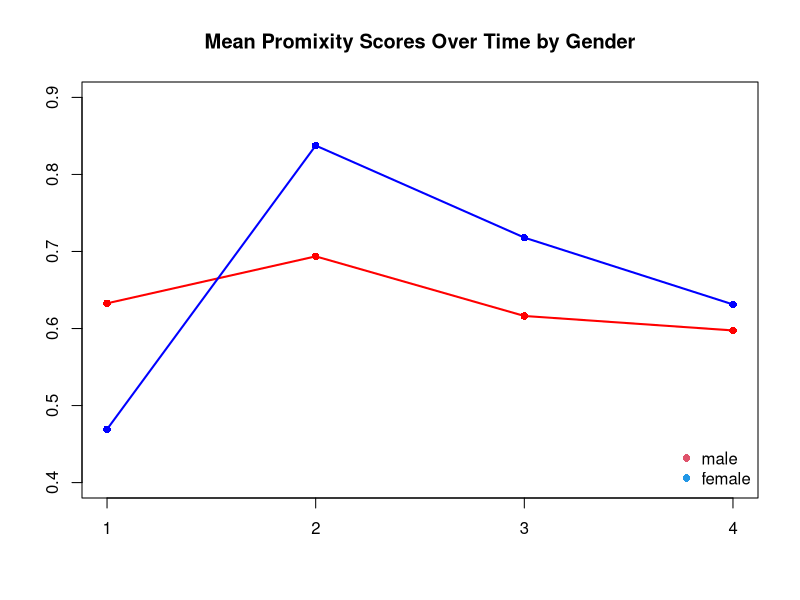
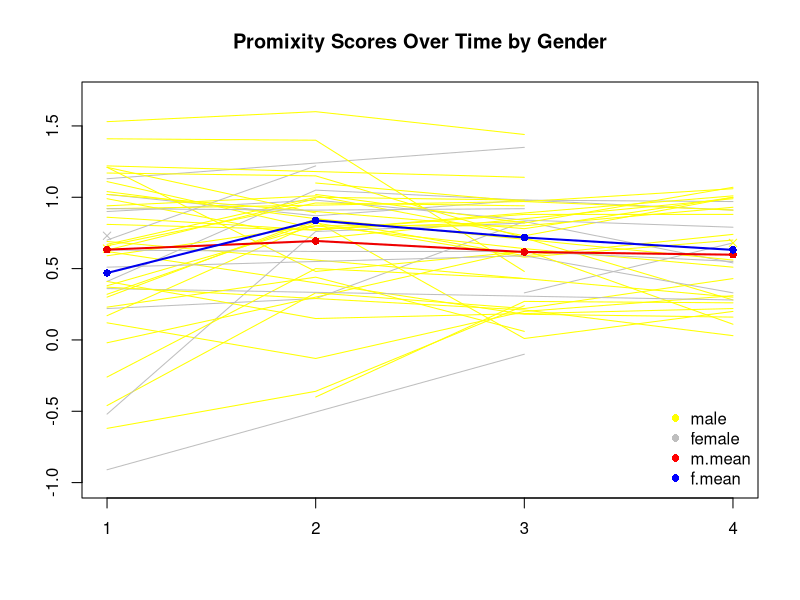

Reproduce these figures in R, in order.
#:::::::::::::::::::::::::::::::::::::::::::::::::::::::::::::::::::::::::::
#:::::::::::::::: HLM longitudinal data analysis using nlme ::::::::::::::::
#:::::::::::::::::::::::::::::::::::::::::::::::::::::::::::::::::::::::::::

library(nlme)  # instead of lme4 to use correlation= & weights= in lme() and to fit "unstructured" using gls()

# :::::::::::::::::::::: PROXIMITY DATA :::::::::::::::::::::::::::

prox <- read.csv("proximity.csv")
head(prox, 15)
tail(prox)                           # teacher ID: 1 to 51

# idfy(prox$teacherid, prox$female)  #"OK": gender is a level-2 variable

dim(prox)
length(table(prox$teacherID))        # of level-2 units
(freq.n.times <- table(prox$time))   # n.times frequencies
(n.per.teacher <- table(prox$teacherID))        # n.obs per level-2 units 
(freq.n.per.teacher <- table(n.per.teacher))    # n.per.teacher frequencies 
sum(freq.n.times)                    # level-1 sample size 
sum(freq.n.per.teacher)              # level-2 sample size



# :::::::::::::  TABLES (gender*time) :::::::::::::::

with(prox, tapply(proximity, list(time), mean))  

round(prox.m <- with(prox, tapply(proximity, list(female, time), mean)),3)    # mean 
table(prox$female, prox$time)                                                 # n


# proximity means by gender
round(tapply(prox$proximity, list(prox$female), mean),3)  # Is this correct? Why or why not?   
table(prox$female)


# create level-2 data 
prox.l2 <- aggregate(prox[, c('proximity', 'female')], list(prox$teacherID), mean)
head(prox.l2)
dim(prox.l2)
names(prox.l2) <- c('teacherID','prox.mean','female')
head(prox.l2)

(gender.n <- table(prox.l2$female))
round(gender.n/length(prox.l2$female),3)
round(gender.m <- tapply(prox.l2$prox.mean, list(prox.l2$female), mean),3)  # mean.m > mean.f

# compare to the means based on level-1 data
round(tapply(prox$proximity, list(prox$female), mean),3)                    # mean.m < mean.f  

# why are the values so different? 
round(prox.m <- with(prox, tapply(proximity, list(female, time), mean)),3)  # mean (gender x time)
table(prox$female, prox$time)                                               # n (gender x time)





#:::::::::::::::::: FIGURES :::::::::::::::::::::

(prox.m <- with(prox, tapply(proximity, list(female, time), mean)))

# Mean plot  --- curvilinear over time, 'seemingly' large gender effects  
range(prox.m)
plot(0:3, 0:3, type = 'n', xlab = '', ylab = '', xaxt = 'n', ylim = c(0.4,0.9))
axis(1, at = 0:3, labels = 1:4)
lines(0:3, prox.m[1, ], type = 'o', col = 'red', lwd = 2, pch = 16)
lines(0:3, prox.m[2, ], type = 'o', col = 'blue', lwd = 2, pch = 16)
legend('bottomright', c('male','female'), bty = 'n', col=c(2,4), pch=16)
title("Mean Promixity Scores Over Time by Gender")



# Plot all observations -- a wide range of Y, large individual differences, small gender effects  
# points for single observations
range(prox$proximity)
plot(0:3, 0:3, type = 'n', xlab = '', ylab = '', xaxt = 'n', ylim = c(-1,1.7))
axis(1, at = 0:3, labels = 1:4)
for (i in unique(prox$teacherID)){
with(prox[prox$teacherID == i, ], lines(time, proximity, col = c('yellow', 'gray')[female + 1]))
with(prox[prox$teacherID == i, ], if(length(teacherID) == 1) 
points(time, proximity, col = c('yellow', 'gray')[female + 1], pch = 4))
}
lines(0:3, prox.m[1, ], type = 'o', col = 'red2', lwd = 2, pch = 16)
lines(0:3, prox.m[2, ], type = 'o', col = 'blue2', lwd = 2, pch = 16)
legend('bottomright', c('male','female','m.mean','f.mean'), bty = 'n', col=c('yellow','gray','red','blue'), pch=16)
title("Promixity Scores Over Time by Gender")





# ::::::::::::::::: MODLES ::::::::::::::::::::::::

# Fit multilevel models for longitudinal data 
# a.k.a. "latent growth curve models" with linear and quadratic slopes

(nT <- length(unique(prox$time)))  # the number of time points

empty <- lme(proximity ~ 1, random =  ~ 1 | teacherID, data = prox, method="ML")
VarCorr(empty)
(VC.empty <- as.numeric(VarCorr(empty)))
(ICC <- VC.empty[1]/(VC.empty[1]+VC.empty[2]))   # tau_00 / (tau_00 + sigma^2)


# Random Intercept Models 

RIM.linear  <- lme(proximity ~ time, random =  ~ 1 | teacherID, data = prox, method="ML")
RIM.quad    <- lme(proximity ~ time + I(time^2), random =  ~ 1 | teacherID, data = prox, method="ML")
RIM.disc.time    <- lme(proximity ~ as.factor(time), random =  ~ 1 | teacherID, data = prox, method="ML")

summary(RIM.linear)      # close to zero slope
summary(RIM.quad)        # significant linear effect 
summary(RIM.disc.time)
anova(RIM.linear, RIM.quad, RIM.disc.time)   # compare three bad models, ignoring heterogeneity of slopes 

VarCorr(RIM.quad)  # tau00 & sigma^2


# Random Slope Models

RSM.linear <- lme(proximity ~ time, random  =  ~  time| teacherID, data = prox, method="ML")
RSM.quad <- lme(proximity ~ time + I(time^2), random =  ~  time| teacherID, data = prox, method="ML")
# RSM2.lin.sq      <- lme(proximity ~ time + I(time^2), random =  ~  time + I(time^2)| teacherID, data = prox, method="ML")  # fail to converge 

anova(RIM.linear, RIM.quad, RIM.disc.time, RSM.linear, RSM.quad)  # RSM.quad

summary(RSM.quad)
VarCorr(RSM.quad)

# other predictors 
RSM.quad.f <- lme(proximity ~ time + female + I(time^2), random =  ~  time| teacherID, data = prox, method="ML")
summary(RSM.quad.f)
anova(RSM.quad, RSM.quad.f)  # not significant


# ::::::: COVARIANCE STRUCTURES :::::::::::::

# ::::: gls() :::::::::::::::
# Unstructured error covariance matrix
# gls(): Fit Linear Model Using Generalized Least Squares
# fit gls() for "unstructured" --- "random =  ~ 1 | id" and "correlation = corSymm(form = ~ 1 | ID)" are incompatible formulas for groups 

(nT <- length(unique(prox$time)))  # the number of time points

head(prox, 30)
# caution: ids 1-4 has less than nT = 4 observatons

unstruct <- gls(proximity  ~ time + I(time^2), data = prox, correlation = corSymm(form = ~ 1 | teacherID),  weights = varIdent(form = ~ 1|time), method="ML")
anova(RSM.quad, unstruct)
summary(unstruct)

# id = 1 has observations at 0 1 3 (no t = 2)

unstruct.varests <- c(1.0000000, 0.8266989, 0.6341750, 0.6923248) # length(unique(prox$time))
(unstruct.cor <- corMatrix(unstruct$modelStruct$corStruct)[[5]])  # 4 * 4  
#          [,1]      [,2]      [,3]      [,4]
# [1,] 1.0000000 0.7053791 0.5561097 0.6082109
# [2,] 0.7053791 1.0000000 0.6532491 0.8122030
# [3,] 0.5561097 0.6532491 1.0000000 0.8309205
# [4,] 0.6082109 0.8122030 0.8309205 1.0000000

unstruct$sigma^2
#  0.2905667

unstruct$sigma^2*unstruct.varests
# [1] 0.2905667 0.2402112 0.1842701 0.2011665

(unstruct.cov <- unstruct.cor*unstruct$sigma^2*unstruct.varests%*%t(unstruct.varests))

#           [,1]      [,2]      [,3]      [,4]
# [1,] 0.2905667 0.1694399 0.1024744 0.1223517
# [2,] 0.1694399 0.1985823 0.0995133 0.1350727
# [3,] 0.1024744 0.0995133 0.1168595 0.1060045
# [4,] 0.1223517 0.1350727 0.1060045 0.1392726

logLik(unstruct)

# independent or uncorrelated error covariance matrix 
indep <- gls(proximity  ~ time + I(time^2), data = prox, method="ML")  
summary(indep)       # single level model with only sigma (no tau) 
summary(indep)$sigma^2   # .18468

logLik(indep)

summary(indep)$sigma^2*diag(nT)

#           [,1]      [,2]      [,3]      [,4]
# [1,] 0.1846831 0.0000000 0.0000000 0.0000000
# [2,] 0.0000000 0.1846831 0.0000000 0.0000000
# [3,] 0.0000000 0.0000000 0.1846831 0.0000000
# [4,] 0.0000000 0.0000000 0.0000000 0.1846831


# Use update() to modify model specification
# Compound Symmetry: 'homogeneous' in HLM7 
comp.symm <- update(indep, correlation = corCompSymm(form = ~ 1 | teacherID))  
summary(comp.symm) # Rho = .6284
(cs.cor <- corMatrix(comp.symm$modelStruct$corStruct)[[5]])  # residual ICC in RIM

#           [,1]      [,2]      [,3]      [,4]
# [1,] 1.0000000 0.6283655 0.6283655 0.6283655
# [2,] 0.6283655 1.0000000 0.6283655 0.6283655
# [3,] 0.6283655 0.6283655 1.0000000 0.6283655
# [4,] 0.6283655 0.6283655 0.6283655 1.0000000

comp.symm$sigma^2  # 0.190305

(cs.cov <- cs.cor * comp.symm$sigma^2)  # .11958 = .190305*.62836
# diagonals: sigma^2; off-diagonals: sigma^2 * rho (= tau_00 in RIM)

#          [,1]      [,2]      [,3]      [,4]
# [1,] 0.1903050 0.1195811 0.1195811 0.1195811
# [2,] 0.1195811 0.1903050 0.1195811 0.1195811
# [3,] 0.1195811 0.1195811 0.1903050 0.1195811
# [4,] 0.1195811 0.1195811 0.1195811 0.1903050


anova(indep, comp.symm)

# ::::: lme() :::::::::::::::

# Random intercept model 
RIM.quad <- lme(proximity ~ time + I(time^2), random =  ~ 1 | teacherID, data = prox, method="ML")
summary(RIM.quad)
VarCorr(RIM.quad)  

(tau00 <- as.numeric(VarCorr(RIM.quad)[1]))     
(TAU.nT <- tau00*matrix(1,nT,nT)) 
#           [,1]      [,2]      [,3]      [,4]
# [1,] 0.1195809 0.1195809 0.1195809 0.1195809
# [2,] 0.1195809 0.1195809 0.1195809 0.1195809
# [3,] 0.1195809 0.1195809 0.1195809 0.1195809
# [4,] 0.1195809 0.1195809 0.1195809 0.1195809


(SIGMA.nT <- summary(RIM.quad)$sigma^2*diag(nT))
#           [,1]       [,2]       [,3]       [,4]
# [1,] 0.07072394 0.00000000 0.00000000 0.00000000
# [2,] 0.00000000 0.07072394 0.00000000 0.00000000
# [3,] 0.00000000 0.00000000 0.07072394 0.00000000
# [4,] 0.00000000 0.00000000 0.00000000 0.07072394



(RIM.quad.cov <- TAU.nT + SIGMA.nT) 
#           [,1]      [,2]      [,3]      [,4]
# [1,] 0.1903049 0.1195809 0.1195809 0.1195809
# [2,] 0.1195809 0.1903049 0.1195809 0.1195809
# [3,] 0.1195809 0.1195809 0.1903049 0.1195809
# [4,] 0.1195809 0.1195809 0.1195809 0.1903049


# diagonals: tau_00 + sigma^2; off-diagonals: tau_00
# 0.11958094/(0.11958094+0.07072394) = 0.11958094/0.1903049 = 0.6283651 = rho in comp.symm


anova(comp.symm, RIM.quad)        # comp.symm in gls() = random intercept model in lme()



# :::: Frequently used covariance structures :::::
# use "update" for model specification

# Heterogeneous variances 
hetero.RIM <- update(RIM.quad, weights=varIdent(form = ~ 1|time))
summary(hetero.RIM)    # 3 additional variance parameters 

hetero.varests <- c(1.0000000, 0.7127709, 0.4168145, 0.3947354)    # SDs compared to sigma
summary(hetero.RIM)$sigma^2
(hetero.error <- hetero.RIM$sigma^2*diag(nT)*(hetero.varests)^2) 


# Heterogeneous correlations 
off.diag.RIM <- update(RIM.quad, correlation = corSymm(form = ~ 1 | teacherID))
summary(off.diag.RIM)  # 6 additional correlation parameters


# First-order auto regressive AR(1)
AR1.RIM <- update(RIM.quad, correlation=corAR1(,form = ~ 1 |teacherID))
summary(AR1.RIM)
AR1.RIM$modelStruct$corStruct
corMatrix(AR1.RIM$modelStruct$corStruct)[[5]]
# phi = .3659; .3659^2 = .1338; .3659^3 = .0489


# Toeplitz (diagonal-constant) as ARMA(3,0)
toep.RIM <- update(RIM.quad, correlation=corARMA(,form = ~ 1 |teacherID, p=3,q=0))
summary(toep.RIM)
# phi1, phi2, phi3
corMatrix(toep.RIM$modelStruct$corStruct)[[5]]


ARMA10.RIM <- update(RIM.quad, correlation=corARMA(,form = ~ 1 |teacherID, p=1,q=0))
anova(AR1.RIM, ARMA10.RIM)   # AR(1) = ARMA(1,0)


# Heterogeneous + AR1 
hetero.AR1.RIM <- update(RIM.quad, correlation=corAR1(,form = ~ 1 |teacherID), weights=varIdent(form = ~ 1|time))
summary(hetero.AR1.RIM)
corMatrix(hetero.AR1.RIM$modelStruct$corStruct)[[5]]
# phi = .3762699;  0.3762699^2 = .141579; 0.3762699^3 = .05327

anova(RIM.quad, AR1.RIM, toep.RIM, hetero.RIM, hetero.AR1.RIM, off.diag.RIM, unstruct, RSM.quad)



#               Model df      AIC      BIC    logLik   Test   L.Ratio p-value
# RIM.quad           1  5 129.2002 144.3524 -59.60009                         
# AR1.RIM            2  6 128.1308 146.3134 -58.06540 1 vs 2  3.069382  0.0798
# toep.RIM           3  8 131.9712 156.2147 -57.98560 2 vs 3  0.159582  0.9233
# hetero.RIM         4  8 117.8825 142.1260 -50.94126                               # 1 tau, 4 sigmas, 3 gammas
# hetero.AR1.RIM     5  9 116.9965 144.2705 -49.49828 4 vs 5  2.885977  0.0894      # 1 tau, 4 sigmas, 1 phi, 3 gammas
# off.diag.RIM       6 11 127.4600 160.7949 -52.73003 5 vs 6  6.463499  0.0395
# unstruct           6 13 117.9001 157.2958 -45.95007 5 vs 6  7.096404  0.1309      # 4*5/2 = 10 varcov (little Gauss!), 3 gammas 
# RSM.quad           8  7 118.4022 139.6153 -52.20110 7 vs 8 12.502049  0.0517      # 3 tau's, 1 sigma, 3 gammas  

# hetero.AR1.RIM has the smallest AIC
# RSM.quad has the smallest BIC 

###########################################################################################


anova(hetero.RIM, hetero.AR1.RIM)  # nested
anova(hetero.RIM, RSM.quad)

 
summary(hetero.RIM) # linear and quadratic terms are not significant, heterogeneous variances at time 0, 1, 2, 3
summary(RSM.quad)   # linear and quadratic terms, variability in the slope of time 



# :::::::::::::::::::::::::::::::::::::::::
# ::::  var-cov matrix of hetero.RIM ::::
# :::::::::::::::::::::::::::::::::::::::::

hetero.varests <- c(1.0000000, 0.7127709, 0.4168145, 0.3947354)   # SDs compared to sigma
(hetero.error <- hetero.RIM$sigma^2*diag(4)*(hetero.varests)^2) 
#           [,1]       [,2]       [,3]       [,4]
# [1,] 0.1558199 0.00000000 0.00000000 0.00000000
# [2,] 0.0000000 0.07916311 0.00000000 0.00000000
# [3,] 0.0000000 0.00000000 0.02707127 0.00000000
# [4,] 0.0000000 0.00000000 0.00000000 0.02427924


VarCorr(hetero.RIM)
(tau00 <- as.numeric(VarCorr(hetero.RIM)[1]))

# Var(εi) = Var(Ari + ei) = Δ = A*τ*A' + diag(σ21,...,σ24)

tau00*matrix(1,nT,nT) 
#           [,1]      [,2]      [,3]      [,4]
# [1,] 0.1038702 0.1038702 0.1038702 0.1038702
# [2,] 0.1038702 0.1038702 0.1038702 0.1038702
# [3,] 0.1038702 0.1038702 0.1038702 0.1038702
# [4,] 0.1038702 0.1038702 0.1038702 0.1038702


(hetero.RIM.cov <- tau00*matrix(1,4,4) + hetero.error)

# In short,
tau00 + hetero.error  # .1038 + 4x4 matrix

#          [,1]      [,2]      [,3]      [,4]
# [1,] 0.2596901 0.1038702 0.1038702 0.1038702
# [2,] 0.1038702 0.1830333 0.1038702 0.1038702
# [3,] 0.1038702 0.1038702 0.1309415 0.1038702
# [4,] 0.1038702 0.1038702 0.1038702 0.1281494


# :::::::::::::::::::::::::::::::::::::::::
# ::::: var-cov matrix of RSM.quad ::::::::
# :::::::::::::::::::::::::::::::::::::::::


VarCorr(RSM.quad)
tau00 <- as.numeric(VarCorr(RSM.quad)[1,1])
tau11 <- as.numeric(VarCorr(RSM.quad)[2,1])
tau10 <- as.numeric(VarCorr(RSM.quad)[2,3])*sqrt(tau00*tau11)
(TAU <- matrix(c(tau00,tau10,tau10,tau11),ncol=2))

#            [,1]        [,2]
# [1,]  0.22601635 -0.04931547
# [2,] -0.04931547  0.01517757


(sigma2 <- summary(RSM.quad)$sigma^2)
# [1] 0.04940081

(design <- cbind(rep(1,4),seq(0,3)))
#      [,1] [,2]
# [1,]    1    0
# [2,]    1    1
# [3,]    1    2
# [4,]    1    3

# Var(εi) = Var(Ari + ei) = Δ = AτA' + σ2I

design%*%TAU%*%t(design) 

#           [,1]      [,2]       [,3]       [,4]
# [1,] 0.22601635 0.1767009 0.12738542 0.07806995
# [2,] 0.17670088 0.1425630 0.10842509 0.07428720
# [3,] 0.12738542 0.1084251 0.08946477 0.07050444
# [4,] 0.07806995 0.0742872 0.07050444 0.06672168

sigma2*diag(nT)
#            [,1]       [,2]       [,3]       [,4]
# [1,] 0.04940081 0.00000000 0.00000000 0.00000000
# [2,] 0.00000000 0.04940081 0.00000000 0.00000000
# [3,] 0.00000000 0.00000000 0.04940081 0.00000000
# [4,] 0.00000000 0.00000000 0.00000000 0.04940081

(homog.RSM.cov <- design%*%TAU%*%t(design) + sigma2*diag(nT))

#            [,1]      [,2]       [,3]       [,4]
# [1,] 0.27541716 0.1767009 0.12738542 0.07806995
# [2,] 0.17670088 0.1919638 0.10842509 0.07428720
# [3,] 0.12738542 0.1084251 0.13886557 0.07050444
# [4,] 0.07806995 0.0742872 0.07050444 0.11612249

# CAUTION: NOT design%*%TAU%*%t(design) + sigma2.

homog.RSM.cov
hetero.RIM.cov
unstruct.cov

anova(RSM.quad, hetero.RIM, unstruct)

# Convert a Covariance Matrix to a Correlation Matrix 

d <- sqrt(diag(hetero.RIM.cov))
hetero.RIM.cov/outer(d,d)

d <- sqrt(diag(homog.RSM.cov))
homog.RSM.cov/outer(d,d)

d <- sqrt(diag(unstruct.cov))
unstruct.cov/outer(d,d)

unstruct.cor  